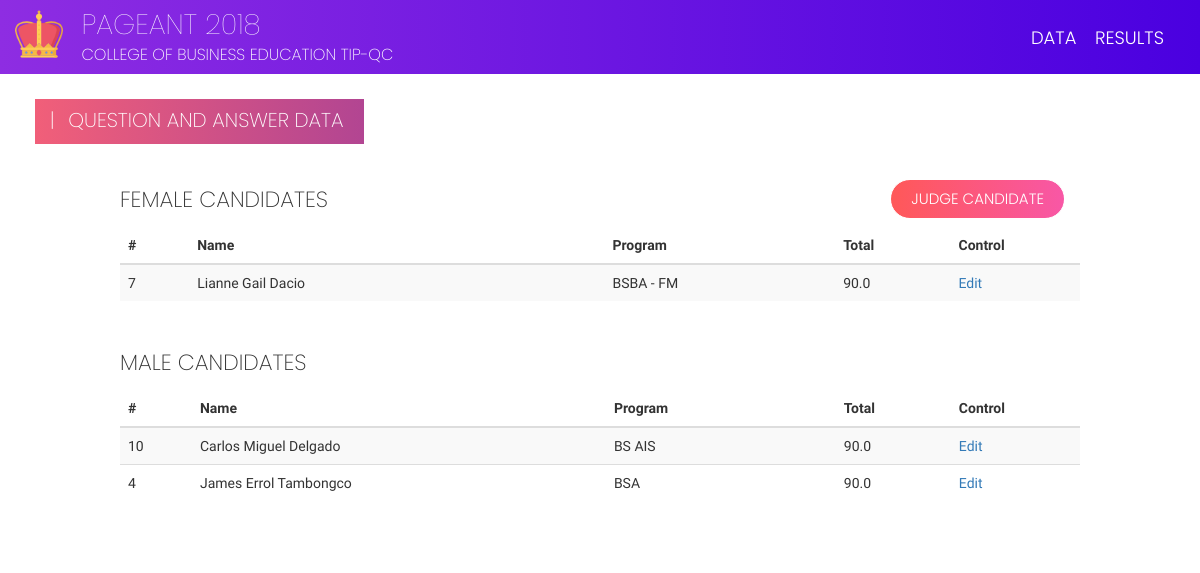
The app's page /candidates/question_and_answer/list (signed in), older data.
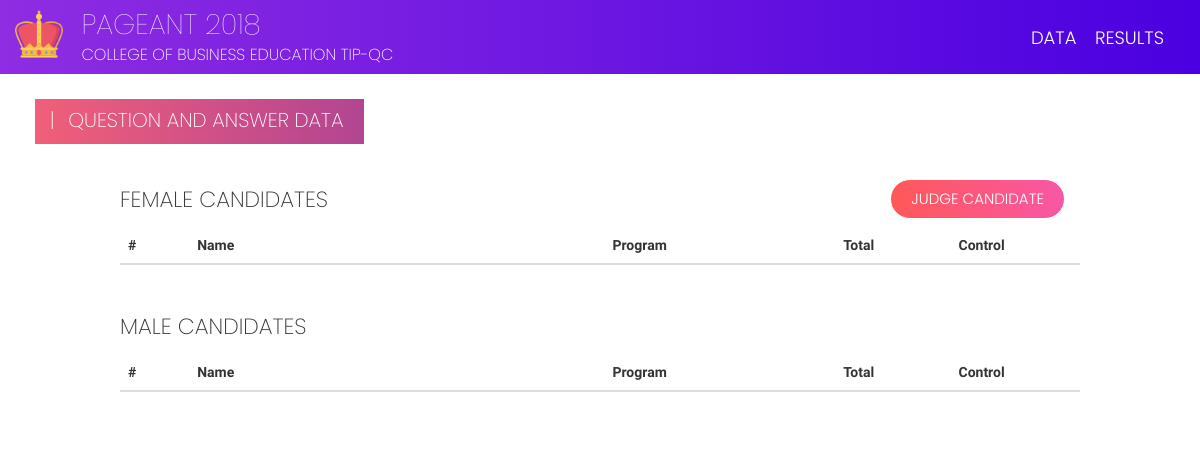
The same page, newer data.
### candidates/models.py (models this page shows, shortened)
class QuestionAndAnswer(models.Model):
    candidate = models.ForeignKey(RankSix, on_delete=models.CASCADE)
    judge = models.ForeignKey(User, on_delete=models.CASCADE)
    total = models.FloatField(validators=[MaxValueValidator(100), MinValueValidator(0)])
    class Meta:
        unique_together = ("candidate", "judge")

class RankSix(models.Model):
    candidate = models.OneToOneField(Candidate, on_delete=models.CASCADE)

class Candidate(models.Model):
    idx = models.IntegerField(null=True)
    picture = models.ImageField(default="default.png")
    first_name = models.CharField(max_length=50)
    last_name = models.CharField(max_length=50)
    program = models.CharField(max_length=50)
    sex = models.CharField(max_length=8, choices=(('Male', 'Male'), ('Female', 'Female')))
    order = models.IntegerField(null=True)
    class Meta:
        ordering = ('idx', 'sex')

### candidates/views.py (the view)
# urls.py: path('question_and_answer/list', views.question_and_answer_list, name='question_and_answer_list'),
@login_required(login_url='admin:login')
def question_and_answer_list(request):
    data = QuestionAndAnswer.objects.filter(judge=request.user).order_by('-total')
    return render(request, 'candidates/question_and_answer_list.html', {'data': data})

### candidates/templates/candidates/question_and_answer_list.html
{% extends 'add.html' %}
{% load static %}
{% block form %}
<link href="{% static 'css/add.css' %}" rel="stylesheet"/>
<div class="page-label-box">
    <h2 class="page-label">|<span style="padding-right: 8px;">  </span>Question and Answer Data</h2>
</div>
<a id="btn-transact" class="btn btn-x btn-t-x" href="{% url 'candidates:question_and_answer_add' %}">Judge Candidate</a>
<div class="row" id="table-content">
    <h3 class="table-label-x">Female Candidates</h3>
    <table class="table table-striped">
        <thead>
        <tr>
            <th scope="col" style="width: 3%;">#</th>
            <th scope="col" style="width: 18%;">Name</th>
            <th scope="col" style="width: 10%;">Program</th>
            <th scope="col" style="width: 5%;">Total</th>
            <th scope="col" style="width: 5%;">Control</th>
        </tr>
        </thead>
        <tbody>
        {% for each in data %}
        {% if each.candidate.candidate.sex == 'Female' %}
        <tr>
            <th scope="row">{{ each.candidate.candidate.idx }}</th>
            <td>{{ each.candidate.candidate.first_name }}<span> </span>{{ each.candidate.candidate.last_name }}</td>
            <td>{{ each.candidate.candidate.program }}</td>
            <td>{{ each.total }}</td>
            <td><a href="{% url 'candidates:question_and_answer_detail' pk=each.pk %}">Edit</a></td>
        </tr>
        {% endif %}
        {% endfor %}
        </tbody>
    </table>
    <h3 class="table-label-x table-label-male">Male Candidates</h3>
    <table class="table table-striped">
        <thead>
        <tr>
            <th scope="col" style="width: 3%;">#</th>
            <th scope="col" style="width: 18%;">Name</th>
            <th scope="col" style="width: 10%;">Program</th>
            <th scope="col" style="width: 5%;">Total</th>
            <th scope="col" style="width: 5%;">Control</th>
        </tr>
        </thead>
        <tbody>
        {% for each in data %}
        {% if each.candidate.candidate.sex == 'Male' %}
        <tr>
            <th scope="row">{{ each.candidate.candidate.idx }}</th>
            <td>{{ each.candidate.candidate.first_name }}<span> </span>{{ each.candidate.candidate.last_name }}</td>
            <td>{{ each.candidate.candidate.program }}</td>
            <td>{{ each.total }}</td>
            <td><a href="{% url 'candidates:question_and_answer_detail' pk=each.pk %}">Edit</a></td>
        </tr>
        {% endif %}
        {% endfor %}
        </tbody>
    </table>
</div>
{% endblock %}

### templates/add.html (shortened to what this page needs)
{% extends 'base.html' %}
{% load static %}
{% block content %}
    {% block form %}
    {% endblock %}
{% endblock %}

### templates/base.html (shortened to what this page needs)
<!DOCTYPE html>
{% load static %}
<html lang="en">
<head>
    <link href="{% static 'css/bootstrap.min.css' %}" rel="stylesheet">
    <link href="{% static 'css/base.css' %}" rel="stylesheet">
</head>
<body>
<div class="container-fluid">
    <div class="row" id="navbar-x">
        <div>
            <img src="{% static 'crown.png' %}"
                    style="height: 48px; padding-left: 15px; margin-top: -45px;"/>
        </div>
        <a class="remove-hover-underline" href="{% url 'candidates:index' %}">
        <div id="navbar-x-title">
            <h2 class="navbar-x-text navbar-x-event-title">Pageant 2018</h2>
            <h3 class="navbar-x-text navbar-x-event-host">College of Business Education TIP-QC</h3>
        </div></a>
        <div class="nav-links">
            <a class="remove-hover-underline" href="{% url 'candidates:index' %}"><h2>Data</h2></a>
            <a class="remove-hover-underline" href="results"><h2>Results</h2></a>
        </div>
    </div>
</div>
<div class="container-fluid">
    {% block content %}
    {% endblock content %}
</div>
</body>
</html>

### staticfiles/css/base.css (style rules this page uses)
#navbar-x { background: #8E2DE2; background: -webkit-linear-gradient(to left, #4A00E0, #8E2DE2); background: linear-gradient(to left, #4A00E0, #8E2DE2); height: 74px; }
#navbar-x div { display: inline-block; }
.navbar-x-text { text-transform: uppercase; font-size: 16px; color: white; }
.navbar-x-event-title { font-size: 28px; margin-bottom: -15px; font-weight: 100; }
.navbar-x-event-host { font-weight: 200; }
#navbar-x-title { margin-top: -10px; margin-left: 15px; font-family: "Poppins", -apple-system, BlinkMacSystemFont, "Segoe UI", Roboto, "Helvetica Neue", Arial, sans-serif; font-weight: 200; }
p, td, a, .btn-x { font-family: "Raleway", -apple-system, BlinkMacSystemFont, "Segoe UI", Roboto, "Helvetica Neue", Arial, sans-serif; font-weight: 300; }
.btn-x { text-transform: uppercase; border-radius: 0; }
h1, h2, h3, h4, h5, h6 { font-weight: 200; font-family: "Poppins", -apple-system, BlinkMacSystemFont, "Segoe UI", Roboto, "Helvetica Neue", Arial, sans-serif; }
.table-label-male { margin-top: 50px; }
.nav-links { float: right; display: inline; margin-top: 1vh; margin-right: 3vw; padding-top: -1px; }
.nav-links h2 { text-transform: uppercase; display: inline-block; color: white; font-weight: 300; font-size: 18px; margin-left: 15px; }
.page-label { text-transform: uppercase; padding-left: 15px; margin-top: 10px; padding-right: 20px; font-size: 20px; font-weight: 200; color: white; }
.table-label-x { margin-bottom: 15px; text-transform: uppercase; font-size: 22px; }
.page-label-box { background: #B24592; background: -webkit-linear-gradient(to right, #F15F79, #B24592); background: linear-gradient(to right, #F15F79, #B24592); display: inline-block; margin-left: 20px; height: 45px; margin-top: 25px; }
body { font-family: "Raleway", -apple-system, BlinkMacSystemFont, "Segoe UI", Roboto, "Helvetica Neue", Arial, sans-serif; font-weight: 400; }
.btn-x { margin-top: 15px; margin-left: -15px; font-family: "Poppins", -apple-system, BlinkMacSystemFont, "Segoe UI", Roboto, "Helvetica Neue", Arial, sans-serif; font-weight: 300; font-size: 15px; padding-top: 8px; }
#btn-transact { background: #f857a6; background: -webkit-linear-gradient(to right, #ff5858, #f857a6); background: linear-gradient(to right, #ff5858, #f857a6); border-radius: 20px; border-color: white; color: white; height: 40px; padding-left: 20px; padding-right: 20px; }
.btn-t-x { float: right; margin-right: 10vw; margin-top: 105px; }

### staticfiles/css/add.css (style rules this page uses)
#table-content { width: 80vw; margin: 2vw auto; }

Row changes from the older to the newer data that the page shows:
removed QuestionAndAnswer: candidate.candidate.idx "7", candidate.candidate.first_name "Lianne Gail", candidate.candidate.last_name "Dacio", candidate.candidate.program "BSBA - FM", total "90.0", shown under "FEMALE CANDIDATES"
removed QuestionAndAnswer: candidate.candidate.idx "10", candidate.candidate.first_name "Carlos Miguel", candidate.candidate.last_name "Delgado", candidate.candidate.program "BS AIS", total "90.0", shown under "MALE CANDIDATES"
removed QuestionAndAnswer: candidate.candidate.idx "4", candidate.candidate.first_name "James Errol", candidate.candidate.last_name "Tambongco", candidate.candidate.program "BSA", total "90.0", shown under "MALE CANDIDATES"
